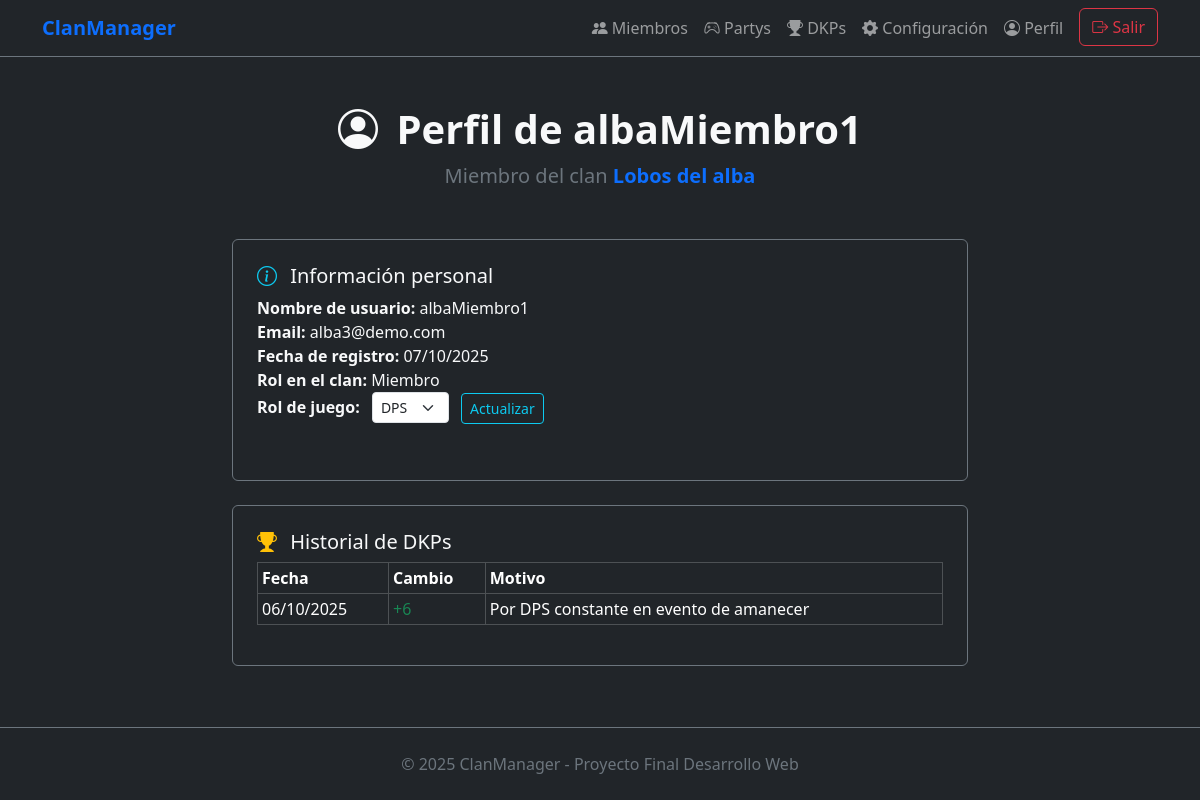
/profile.php (signed in), run on the app's committed database.
### tables this page shows
CREATE TABLE IF NOT EXISTS `users` (
  `id` int(11) NOT NULL AUTO_INCREMENT,
  `username` varchar(50) NOT NULL,
  `email` varchar(70) NOT NULL,
  `password` varchar(255) NOT NULL,
  `registro` timestamp NOT NULL DEFAULT current_timestamp(),
  PRIMARY KEY (`id`)
);

CREATE TABLE IF NOT EXISTS `clanmembers` (
  `id` int(11) NOT NULL AUTO_INCREMENT,
  `idClan` int(11) NOT NULL,
  `idUser` int(11) NOT NULL,
  `role` varchar(50) DEFAULT 'miembro',
  `gameRole` enum('tank','heal','dps') DEFAULT NULL,
  PRIMARY KEY (`id`),
  KEY `idClan` (`idClan`),
  KEY `idUser` (`idUser`)
);

CREATE TABLE IF NOT EXISTS `clans` (
  `id` int(11) NOT NULL AUTO_INCREMENT,
  `name` varchar(100) NOT NULL,
  `description` text DEFAULT NULL,
  `logo` varchar(255) DEFAULT NULL,
  `idLeader` int(11) NOT NULL,
  PRIMARY KEY (`id`),
  KEY `idLeader` (`idLeader`)
);

CREATE TABLE IF NOT EXISTS `dkps` (
  `id` int(11) NOT NULL AUTO_INCREMENT,
  `idClan` int(11) NOT NULL,
  `idUser` int(11) NOT NULL,
  `points` int(11) DEFAULT 0,
  `reason` varchar(255) NOT NULL,
  `createdAt` timestamp NOT NULL DEFAULT current_timestamp(),
  PRIMARY KEY (`id`),
  KEY `idClan` (`idClan`),
  KEY `idUser` (`idUser`)
);

### profile.php (the view, shortened to what this page needs)
<?php
require 'conexion.php';
$userId = $_SESSION['usuario_id'];
$sqlUser = "SELECT username, email, registro FROM users WHERE id = ?";
$stmtUser = $pdo->prepare($sqlUser);
$stmtUser->execute([$userId]);
$userData = $stmtUser->fetch();
$sqlMember = "SELECT cm.role, cm.gameRole, c.name AS clanName, c.description AS clanDescription, c.logo
              FROM clanmembers cm
              JOIN clans c ON cm.idClan = c.id
              WHERE cm.idUser = ?";
$stmtMember = $pdo->prepare($sqlMember);
$stmtMember->execute([$userId]);
$clanData = $stmtMember->fetch();
$sqlDKP = "SELECT points, reason, createdAt FROM dkps WHERE idUser = ? ORDER BY createdAt DESC";
$stmtDKP = $pdo->prepare($sqlDKP);
$stmtDKP->execute([$userId]);
$dkpHistorial = $stmtDKP->fetchAll();
?>
<!DOCTYPE html>
<html lang="es">
<head>
  <link href="https://cdn.jsdelivr.net/npm/bootstrap@5.3.2/dist/css/bootstrap.min.css" rel="stylesheet">
  <link href="https://cdn.jsdelivr.net/npm/bootstrap-icons@1.11.3/font/bootstrap-icons.css" rel="stylesheet">
</head>
<body class="bg-dark text-light d-flex flex-column min-vh-100">
  <?php include 'navbar.php'; ?>
  <main class="container py-5">
    <div class="text-center mb-5">
      <h1 class="fw-bold text-light">
        <i class="bi bi-person-circle me-2"></i> Perfil de <?= htmlspecialchars($userData['username']) ?>
      </h1>
      <p class="text-secondary fs-5">
        Miembro del clan <strong class="text-primary"><?= htmlspecialchars($clanData['clanName']) ?></strong>
      </p>
    </div>
    <div class="row justify-content-center g-4">
      <div class="col-md-10 col-lg-8">
        <div class="card bg-dark border-secondary text-light p-4">
          <h5 class="card-title"><i class="bi bi-info-circle me-2 text-info"></i> Información personal</h5>
          <ul class="list-unstyled">
            <li><strong>Nombre de usuario:</strong> <?= htmlspecialchars($userData['username']) ?></li>
            <li><strong>Email:</strong> <?= htmlspecialchars($userData['email']) ?></li>
            <li><strong>Fecha de registro:</strong> <?= date('d/m/Y', strtotime($userData['registro'])) ?></li>
            <li><strong>Rol en el clan:</strong> <?= ucfirst($clanData['role']) ?></li>
            <li><strong>Rol de juego:</strong>
              <form method="post" action="updateGameRole.php" class="d-inline-block ms-2">
                <select name="game_role" class="form-select form-select-sm d-inline w-auto">
                  <option value="dps" <?= $clanData['gameRole'] === 'dps' ? 'selected' : '' ?>>DPS</option>
                </select>
                <button type="submit" class="btn btn-outline-info btn-sm ms-2">Actualizar</button>
              </form>
            </li>
          </ul>
        </div>
      </div>
      <div class="col-md-10 col-lg-8">
        <div class="card bg-dark border-secondary text-light p-4">
          <h5 class="card-title"><i class="bi bi-trophy-fill me-2 text-warning"></i> Historial de DKPs</h5>
          <?php if (!empty($dkpHistorial)): ?>
            <table class="table table-dark table-bordered table-sm">
              <thead>
                <tr>
                  <th>Fecha</th>
                  <th>Cambio</th>
                  <th>Motivo</th>
                </tr>
              </thead>
              <tbody>
                <?php foreach ($dkpHistorial as $registro): ?>
                  <tr>
                    <td><?= date('d/m/Y', strtotime($registro['createdAt'])) ?></td>
                    <td class="<?= $registro['points'] >= 0 ? 'text-success' : 'text-danger' ?>">
                      <?= $registro['points'] >= 0 ? '+' : '' ?><?= $registro['points'] ?>
                    </td>
                    <td><?= htmlspecialchars($registro['reason']) ?></td>
                  </tr>
                <?php endforeach; ?>
              </tbody>
            </table>
          <?php else: ?>
            <p class="text-light">Aún no tienes movimientos registrados.</p>
          <?php endif; ?>
        </div>
      </div>
    </div>
  </main>
  <?php include 'footer.php'; ?>
</body>
</html>

### data on the page
users: username "albaMiembro1", email "alba3@demo.com", registro "07/10/2025"
clanmembers: idClan.name "Lobos del alba", role "Miembro", game_role "DPS"
dkps: createdAt "06/10/2025", points "6", reason "Por DPS constante en evento de amanecer"
